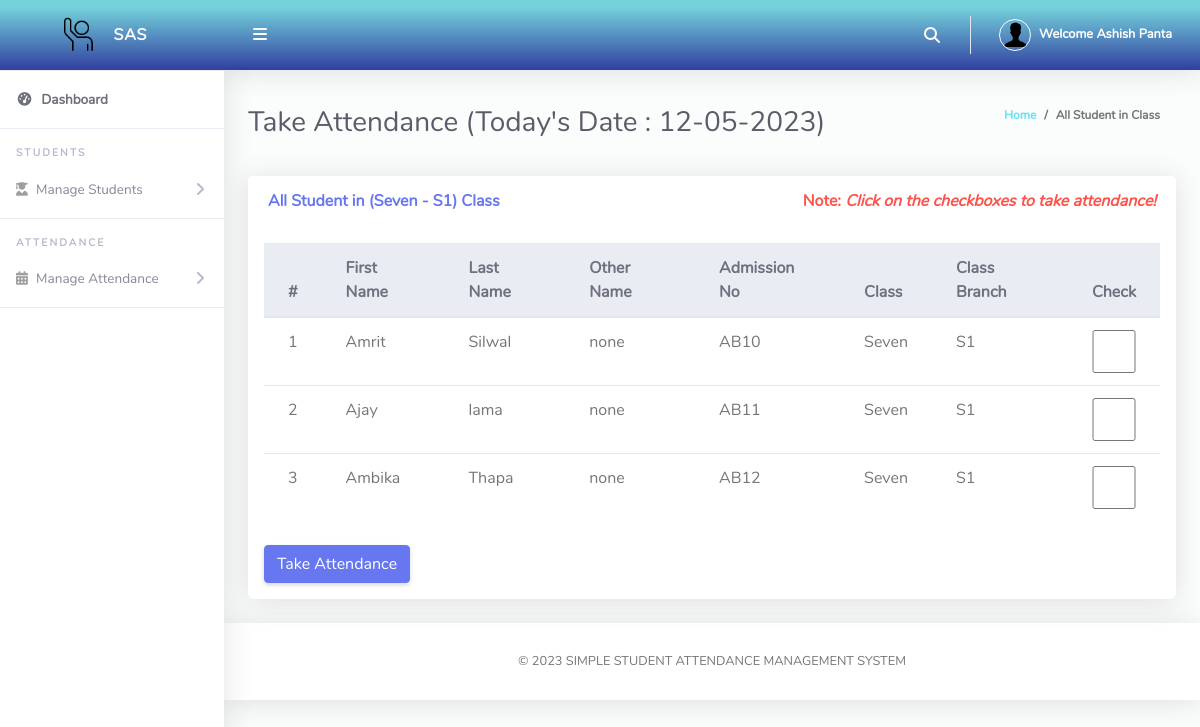
Page /ClassTeacher/takeAttendance.php (signed in) on the committed database.
### tables this page shows
CREATE TABLE `tblclassteacher` (
  `Id` int(10) NOT NULL,
  `firstName` varchar(255) NOT NULL,
  `lastName` varchar(255) NOT NULL,
  `emailAddress` varchar(255) NOT NULL,
  `password` varchar(255) NOT NULL,
  `phoneNo` varchar(50) NOT NULL,
  `classId` varchar(10) NOT NULL,
  `classArmId` varchar(10) NOT NULL,
  `dateCreated` varchar(50) NOT NULL
);

CREATE TABLE `tblclassarms` (
  `Id` int(10) NOT NULL,
  `classId` varchar(10) NOT NULL,
  `classArmName` varchar(255) NOT NULL,
  `isAssigned` varchar(10) NOT NULL
);

CREATE TABLE `tblclass` (
  `Id` int(10) NOT NULL,
  `className` varchar(255) NOT NULL
);

CREATE TABLE `tblstudents` (
  `Id` int(10) NOT NULL,
  `firstName` varchar(255) NOT NULL,
  `lastName` varchar(255) NOT NULL,
  `otherName` varchar(255) NOT NULL,
  `admissionNumber` varchar(255) NOT NULL,
  `password` varchar(50) NOT NULL,
  `classId` varchar(10) NOT NULL,
  `classArmId` varchar(10) NOT NULL,
  `dateCreated` varchar(50) NOT NULL
);

### ClassTeacher/takeAttendance.php (the view, shortened to what this page needs)
<?php
include '../Includes/dbcon.php';
    $query = "SELECT tblclass.className,tblclassarms.classArmName
    FROM tblclassteacher
    INNER JOIN tblclass ON tblclass.Id = tblclassteacher.classId
    INNER JOIN tblclassarms ON tblclassarms.Id = tblclassteacher.classArmId
    Where tblclassteacher.Id = '$_SESSION[userId]'";
    $rs = $conn->query($query);
    $rrw = $rs->fetch_assoc();
?>
<!DOCTYPE html>
<html lang="en">
<head>
  <link href="../vendor/fontawesome-free/css/all.min.css" rel="stylesheet" type="text/css">
  <link href="../vendor/bootstrap/css/bootstrap.min.css" rel="stylesheet" type="text/css">
  <link href="css/ruang-admin.min.css" rel="stylesheet">
</head>
<body id="page-top">
  <div id="wrapper">
      <?php include "Includes/sidebar.php";?>
    <div id="content-wrapper" class="d-flex flex-column">
      <div id="content">
       <?php include "Includes/topbar.php";?>
        <div class="container-fluid" id="container-wrapper">
          <div class="d-sm-flex align-items-center justify-content-between mb-4">
            <h1 class="h3 mb-0 text-gray-800">Take Attendance (Today's Date : <?php echo $todaysDate = date("m-d-Y");?>)</h1>
            <ol class="breadcrumb">
              <li class="breadcrumb-item"><a href="./">Home</a></li>
              <li class="breadcrumb-item active" aria-current="page">All Student in Class</li>
            </ol>
          </div>
          <div class="row">
            <div class="col-lg-12">
        <form method="post">
            <div class="row">
              <div class="col-lg-12">
              <div class="card mb-4">
                <div class="card-header py-3 d-flex flex-row align-items-center justify-content-between">
                  <h6 class="m-0 font-weight-bold text-primary">All Student in (<?php echo $rrw['className'].' - '.$rrw['classArmName'];?>) Class</h6>
                  <h6 class="m-0 font-weight-bold text-danger">Note: <i>Click on the checkboxes to take attendance!</i></h6>
                </div>
                <div class="table-responsive p-3">
                  <table class="table align-items-center table-flush table-hover">
                    <thead class="thead-light">
                      <tr>
                        <th>#</th>
                        <th>First Name</th>
                        <th>Last Name</th>
                        <th>Other Name</th>
                        <th>Admission No</th>
                        <th>Class</th>
                        <th>Class Branch</th>
                        <th>Check</th>
                      </tr>
                    </thead>
                    <tbody>
                  <?php
                      $query = "SELECT tblstudents.Id,tblstudents.admissionNumber,tblclass.className,tblclass.Id As classId,tblclassarms.classArmName,tblclassarms.Id AS classArmId,tblstudents.firstName,
                      tblstudents.lastName,tblstudents.otherName,tblstudents.admissionNumber,tblstudents.dateCreated
                      FROM tblstudents
                      INNER JOIN tblclass ON tblclass.Id = tblstudents.classId
                      INNER JOIN tblclassarms ON tblclassarms.Id = tblstudents.classArmId
                      where tblstudents.classId = '$_SESSION[classId]' and tblstudents.classArmId = '$_SESSION[classArmId]'";
                      $rs = $conn->query($query);
                      $num = $rs->num_rows;
                      $sn=0;
                      if($num > 0)
                      {
                        while ($rows = $rs->fetch_assoc())
                          {
                             $sn = $sn + 1;
                            echo"
                              <tr>
                                <td>".$sn."</td>
                                <td>".$rows['firstName']."</td>
                                <td>".$rows['lastName']."</td>
                                <td>".$rows['otherName']."</td>
                                <td>".$rows['admissionNumber']."</td>
                                <td>".$rows['className']."</td>
                                <td>".$rows['classArmName']."</td>
                                <td><input name='check[]' type='checkbox' value=".$rows['admissionNumber']." class='form-control'></td>
                              </tr>";
                          }
                      }
                      else
                      {
                           echo
                           "<div class='alert alert-danger' role='alert'>
                            No Record Found!
                            </div>";
                      }
                      ?>
                    </tbody>
                  </table>
                  <br>
                  <button type="submit" name="save" class="btn btn-primary">Take Attendance</button>
                  </form>
                </div>
              </div>
            </div>
            </div>
          </div>
        </div>
       <?php include "Includes/footer.php";?>
</body>
</html>

### ClassTeacher/Includes/sidebar.php (shortened to what this page needs)
<ul class="navbar-nav sidebar sidebar-light accordion" id="accordionSidebar">
     <a class="sidebar-brand d-flex align-items-center bg-gradient-primary justify-content-center" href="index.php">
       <div class="sidebar-brand-icon" >
         <img src="img/logo/attnlg.png">
       </div>
       <div class="sidebar-brand-text mx-3">SAS</div>
     </a>
     <hr class="sidebar-divider my-0">
     <li class="nav-item active">
       <a class="nav-link" href="index.php">
         <i class="fas fa-fw fa-tachometer-alt"></i>
         <span>Dashboard</span></a>
     </li>
     <hr class="sidebar-divider">
     <div class="sidebar-heading">
       Students
     </div>
      <li class="nav-item">
       <a class="nav-link collapsed" href="#" data-toggle="collapse" data-target="#collapseBootstrap2"
         aria-expanded="true" aria-controls="collapseBootstrap2">
         <i class="fas fa-user-graduate"></i>
         <span>Manage Students</span>
       </a>
     </li>
     <hr class="sidebar-divider">
     <div class="sidebar-heading">
     Attendance
     </div>
      <li class="nav-item">
       <a class="nav-link collapsed" href="#" data-toggle="collapse" data-target="#collapseBootstrapcon"
         aria-expanded="true" aria-controls="collapseBootstrapcon">
         <i class="fa fa-calendar-alt"></i>
         <span>Manage Attendance</span>
       </a>
     </li>
     <hr class="sidebar-divider">
   </ul>

### ClassTeacher/Includes/topbar.php (shortened to what this page needs)
<?php
  $query = "SELECT * FROM tblclassteacher WHERE Id = ".$_SESSION['userId']."";
  $rs = $conn->query($query);
  $rows = $rs->fetch_assoc();
  $fullName = $rows['firstName']." ".$rows['lastName'];;
?>
<nav class="navbar navbar-expand navbar-light bg-gradient-primary topbar mb-4 static-top">
          <button id="sidebarToggleTop" class="btn btn-link rounded-circle mr-3">
            <i class="fa fa-bars"></i>
          </button>
          <ul class="navbar-nav ml-auto">
            <li class="nav-item dropdown no-arrow">
              <a class="nav-link dropdown-toggle" href="#" id="searchDropdown" role="button" data-toggle="dropdown"
                aria-haspopup="true" aria-expanded="false">
                <i class="fas fa-search fa-fw"></i>
              </a>
            </li>
            <li class="nav-item dropdown no-arrow">
              <a class="nav-link dropdown-toggle" href="#" id="userDropdown" role="button" data-toggle="dropdown"
                aria-haspopup="true" aria-expanded="false">
                <img class="img-profile rounded-circle" src="img/user-icn2.png" style="max-width: 60px">
                <span class="ml-2 d-none d-lg-inline text-white small"><b>Welcome <?php echo $fullName;?></b></span>
              </a>
            </li>
          </ul>
        </nav>

### ClassTeacher/Includes/footer.php
<footer class="sticky-footer bg-white">
        <div class="container my-auto">
          <div class="copyright text-center my-auto">
            <span> &copy; <script> document.write(new Date().getFullYear()); </script>
             SIMPLE STUDENT ATTENDANCE MANAGEMENT SYSTEM
            </span>
          </div>
        </div>
      </footer>

### rows in the picture
tblclassteacher: fullName "Ashish Panta"
tblclassarms: classId.className "Seven", classArmName "S1"
tblstudents: firstName "Amrit", lastName "Silwal", otherName "none", admissionNumber "AB10", classId.className "Seven", classArmId.classArmName "S1"
tblstudents: firstName "Ajay", lastName "lama", otherName "none", admissionNumber "AB11", classId.className "Seven", classArmId.classArmName "S1"
tblstudents: firstName "Ambika", lastName "Thapa", otherName "none", admissionNumber "AB12", classId.className "Seven", classArmId.classArmName "S1"
